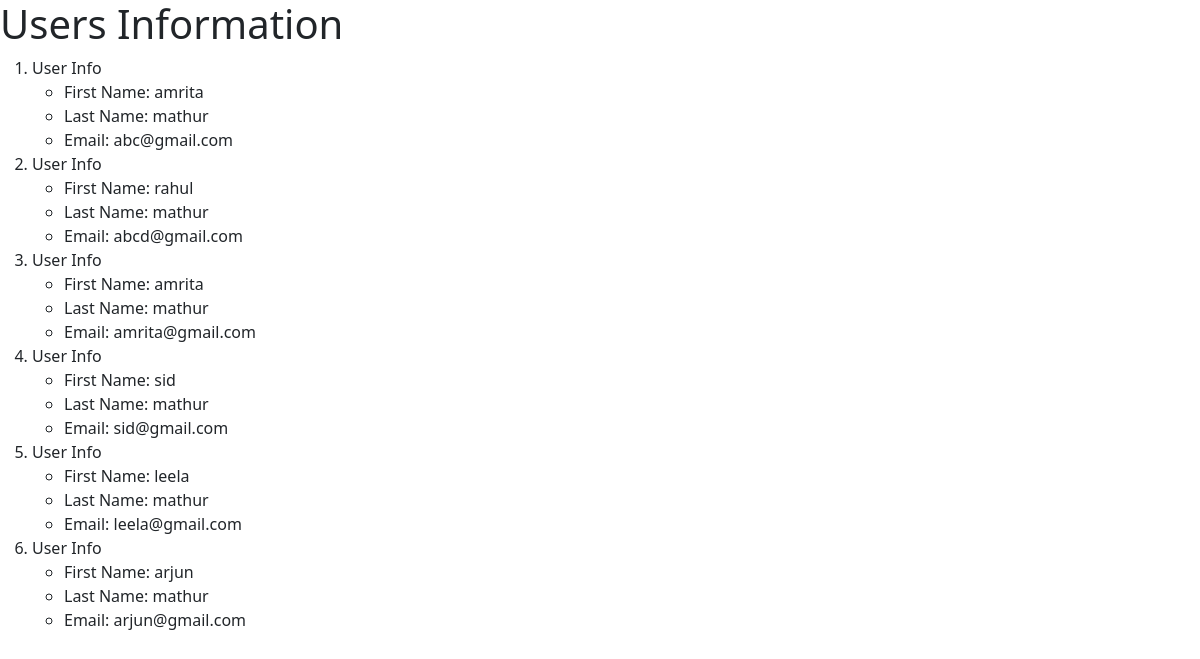
The app's page /users_info/ with its own data.
### appTwo/models.py (models this page shows)
class User(models.Model):
    first_name = models.CharField(max_length=128)
    last_name = models.CharField(max_length=128)
    email = models.EmailField(max_length=264,unique=True)

### appTwo/views.py (the view)
# urls.py: path('users_info/', views.users_info, name='users_info'),
def users_info(request):
    users_list = User.objects.all()
    return render(request, 'appTwo/users_info.html', {'users': users_list})

### templates/appTwo/users_info.html (shortened to what this page needs)
<!DOCTYPE html>
<html lang="en">
<head>
    <link href="https://cdn.jsdelivr.net/npm/bootstrap@5.3.0-alpha1/dist/css/bootstrap.min.css" rel="stylesheet">
</head>
<body>
    <h1>Users Information</h1>
    {% if users %}
     <ol>
        {% for user in users %}
        <li>User Info</li>
        <ul>
            <li>First Name: {{ user.first_name }}</li>
            <li>Last Name: {{user.last_name}}</li>
            <li>Email: {{user.email}}</li>
        </ul>
        {% endfor %}
     </ol>
    {% endif %}
</body>
</html>

### records on screen
User: first_name "amrita", last_name "mathur", email "abc@gmail.com"
User: first_name "rahul", last_name "mathur", email "abcd@gmail.com"
User: first_name "amrita", last_name "mathur", email "amrita@gmail.com"
User: first_name "sid", last_name "mathur", email "sid@gmail.com"
User: first_name "leela", last_name "mathur", email "leela@gmail.com"
User: first_name "arjun", last_name "mathur", email "arjun@gmail.com"
